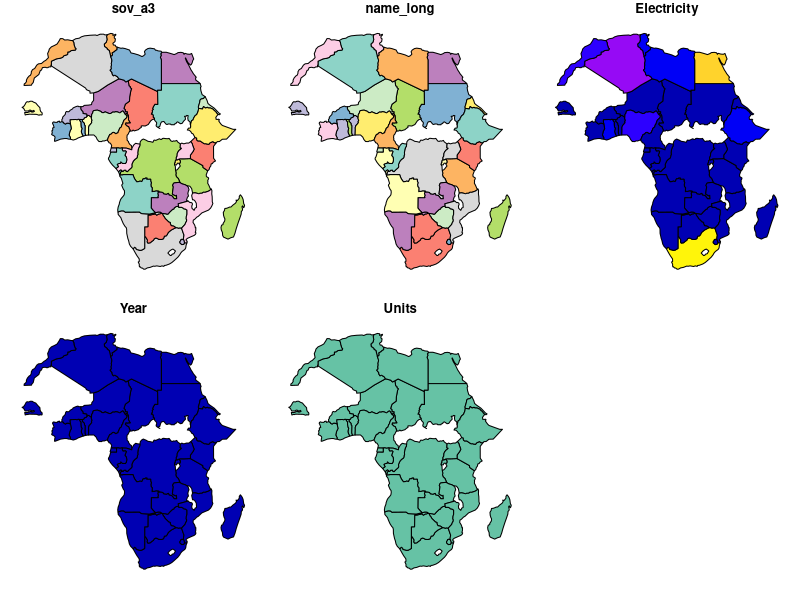
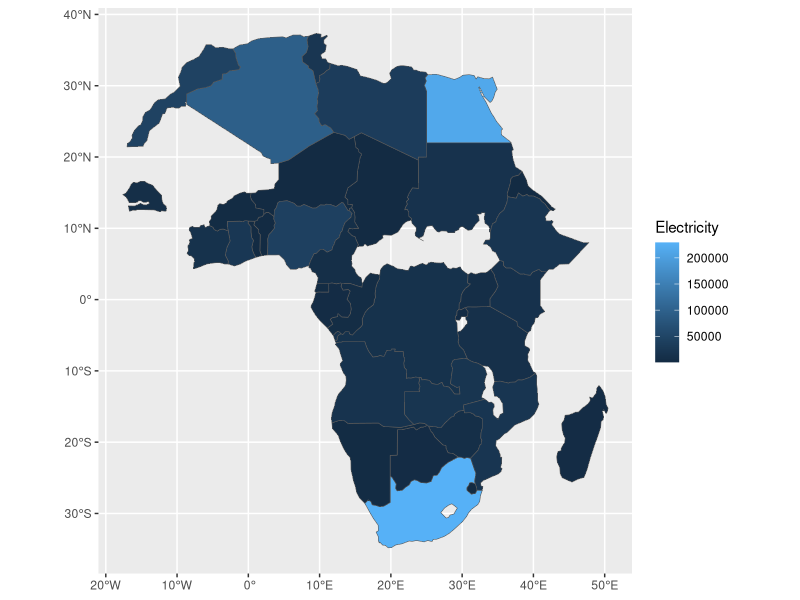
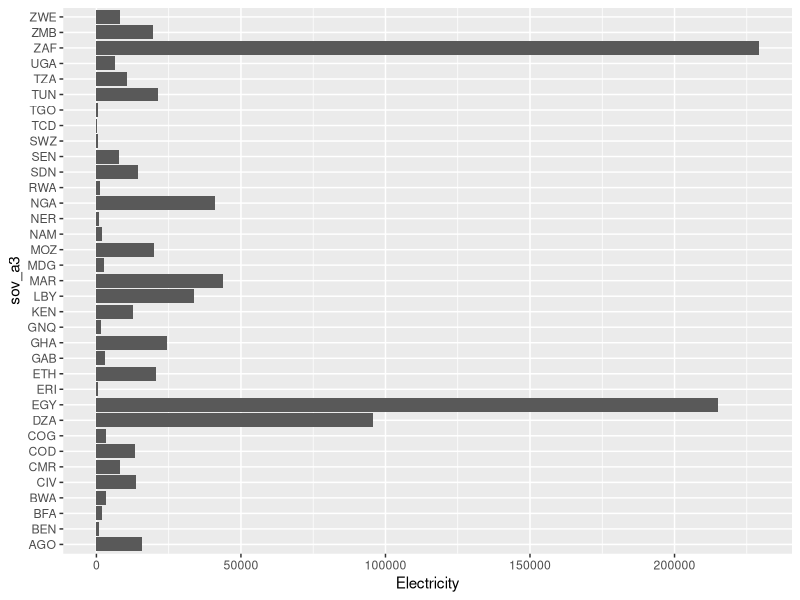

Write R code to recreate these figures, in order.
library(rnaturalearth)
library(tidyverse)
#plot(ne_countries(continent = "Africa"))

africa <- ne_countries(continent = "Africa")
electricity_tbl <- read_csv("International Energy Agency - Total electricity production, Africa.csv")

africa <- africa |> 
  select(sov_a3, name_long)

africa_electricity <- left_join(africa, electricity_tbl, by = join_by("sov_a3" =="ISO3")) |>
  filter(!is.na(Electricity))

plot(africa_electricity)

ggplot(data = africa_electricity) +
  geom_sf(aes(fill=Electricity))
  scale_color_distiller(1)


ggplot(data = africa_electricity) +
  geom_col(mapping = aes(y=sov_a3, x= Electricity))
